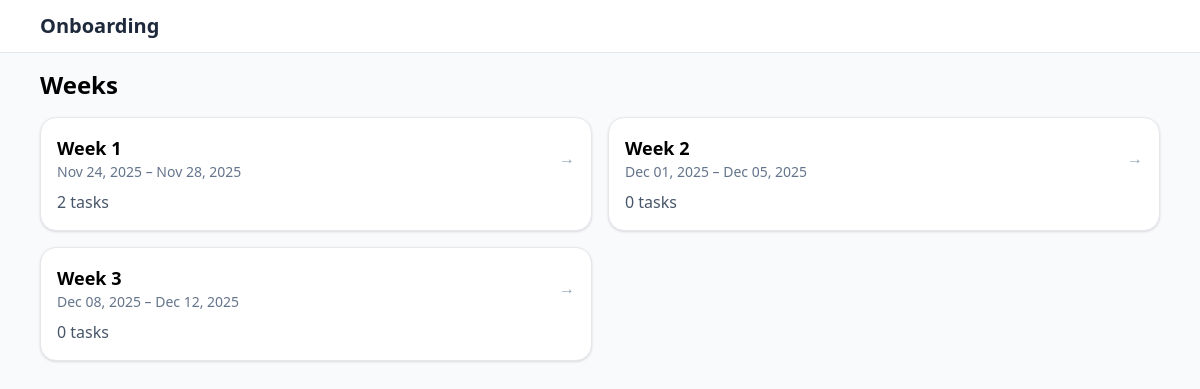
Page /weeks on the committed database.
### Onboarding/models.py (models this page shows)
class Week(db.Model):
    __tablename__ = "weeks"
    id = db.Column(db.Integer, primary_key=True)
    title = db.Column(db.String(255), nullable=False, default="Week")
    start_date = db.Column(db.Date, nullable=True)
    end_date = db.Column(db.Date, nullable=True)
    tasks = db.relationship(
        "Task",
        back_populates="week",
        lazy="selectin",
        cascade="all, delete-orphan",
        order_by="Task.sort_order.asc().nullsfirst(), Task.id.asc()",
    )

### app.py (the view)
@app.get("/weeks")
def weeks():
    all_weeks = Week.query.order_by(Week.start_date.asc()).all()
    return render_template("weeks.html", weeks=all_weeks)

### app.py (called while the page is built)
@app.context_processor
def inject_build_ts():
    return {"build_ts": int(time.time())}

### templates/weeks.html
{% extends 'base.html' %}
{% block content %}
<h1 class="text-2xl font-bold mb-4">Weeks</h1>
<div class="grid md:grid-cols-2 gap-4">
    {% for w in weeks %}
        <a href="{{ url_for('week_detail', week_id=w.id) }}" class="block p-4 rounded-2xl bg-white shadow hover:shadow-md transition border">
            <div class="flex items-center justify-between">
                <div>
                    <h2 class="text-lg font-semibold">{{ w.title }}</h2>
                    {% if w.start_date %}
                        <p class="text-sm text-slate-500">{{ w.start_date.strftime('%b %d, %Y') }}{% if w.end_date %} – {{ w.end_date.strftime('%b %d, %Y') }}{% endif %}</p>
                    {% endif %}
                </div>
                <span class="text-slate-400">→</span>
            </div>
            <p class="mt-2 text-slate-600">{{ w.tasks|length }} tasks</p>
        </a>
    {% endfor %}
</div>
{% endblock %}

### rows in the picture
Week: title "Week 1", start_date "Nov 24, 2025", end_date "Nov 28, 2025", tasks|length "2"
Week: title "Week 2", start_date "Dec 01, 2025", end_date "Dec 05, 2025", tasks|length "0"
Week: title "Week 3", start_date "Dec 08, 2025", end_date "Dec 12, 2025", tasks|length "0"
